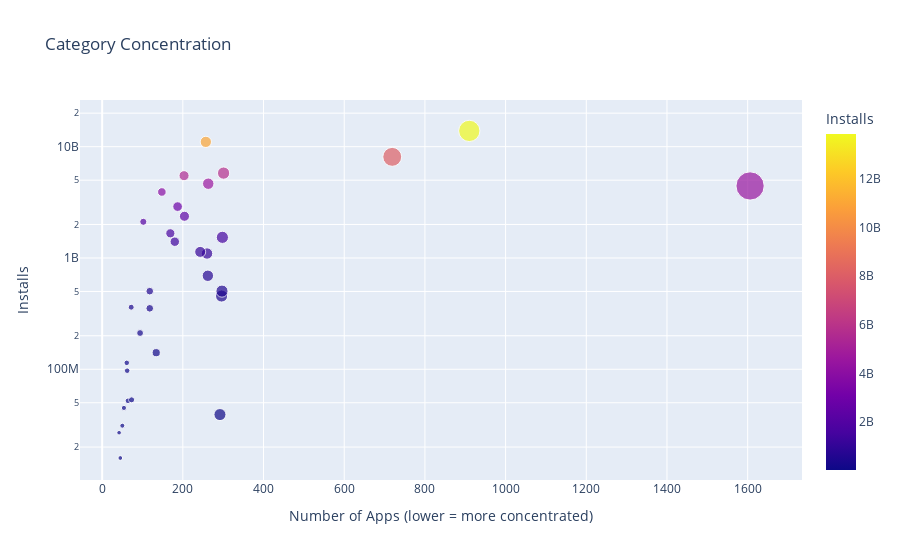

Notebook code cell kept with this figure:
### Code cell
scatter = px.scatter(category_df, x='App', y='Installs', title='Category Concentration', size='App', hover_name=category_df.index, color='Installs')
scatter.update_layout(xaxis_title='Number of Apps (lower = more concentrated)', yaxis_title='Installs', yaxis=dict(type='log'))
scatter.show()

### Figure 1 — Plotly figure (JSON) as saved in the notebook; plotly's stock layout.template omitted (floating-point values rounded to 4 significant figures)
{"data": [{"hovertemplate": "<b>%{hovertext}</b><br><br>App=%{marker.size}<br>Installs=%{marker.color}<extra></extra>", "hovertext": ["EVENTS", "BEAUTY", "PARENTING", "MEDICAL", "COMICS", "LIBRARIES_AND_DEMO", "AUTO_AND_VEHICLES", "HOUSE_AND_HOME", "ART_AND_DESIGN", "DATING", "FOOD_AND_DRINK", "EDUCATION", "WEATHER", "FINANCE", "MAPS_AND_NAVIGATION", "LIFESTYLE", "BUSINESS", "SPORTS", "HEALTH_AND_FITNESS", "SHOPPING", "PERSONALIZATION", "BOOKS_AND_REFERENCE", "ENTERTAINMENT", "NEWS_AND_MAGAZINES", "TRAVEL_AND_LOCAL", "VIDEO_PLAYERS", "FAMILY", "PHOTOGRAPHY", "SOCIAL", "PRODUCTIVITY", "TOOLS", "COMMUNICATION", "GAME"], "legendgroup": "", "marker": {"color": [15949410, 26916200, 31116110, 39162676, 44931100, 52083000, 53129800, 97082000, 114233100, 140912410, 211677750, 352852000, 361096500, 455249400, 503267560, 503611120, 692018120, 1096431465, 1134006220, 1400331540, 1532352930, 1665791655, 2113660000, 2369110650, 2894859300, 3916897200, 4437554490, 4649143130, 5487841475, 5788070180, 8099724500, 11039241530, 13858762717], "coloraxis": "coloraxis", "size": [45, 42, 50, 292, 54, 64, 73, 62, 61, 134, 94, 118, 72, 296, 118, 297, 262, 260, 243, 180, 298, 169, 102, 204, 187, 148, 1606, 263, 203, 301, 719, 257, 910], "sizemode": "area", "sizeref": 4.015, "symbol": "circle"}, "mode": "markers", "name": "", "orientation": "v", "showlegend": false, "type": "scatter", "x": [45, 42, 50, 292, 54, 64, 73, 62, 61, 134, 94, 118, 72, 296, 118, 297, 262, 260, 243, 180, 298, 169, 102, 204, 187, 148, 1606, 263, 203, 301, 719, 257, 910], "xaxis": "x", "y": [15949410, 26916200, 31116110, 39162676, 44931100, 52083000, 53129800, 97082000, 114233100, 140912410, 211677750, 352852000, 361096500, 455249400, 503267560, 503611120, 692018120, 1096431465, 1134006220, 1400331540, 1532352930, 1665791655, 2113660000, 2369110650, 2894859300, 3916897200, 4437554490, 4649143130, 5487841475, 5788070180, 8099724500, 11039241530, 13858762717], "yaxis": "y"}], "layout": {"coloraxis": {"colorbar": {"title": {"text": "Installs"}}, "colorscale": [[0, "#0d0887"], [0.1111, "#46039f"], [0.2222, "#7201a8"], [0.3333, "#9c179e"], [0.4444, "#bd3786"], [0.5556, "#d8576b"], [0.6667, "#ed7953"], [0.7778, "#fb9f3a"], [0.8889, "#fdca26"], [1, "#f0f921"]]}, "legend": {"itemsizing": "constant", "tracegroupgap": 0}, "title": {"text": "Category Concentration"}, "xaxis": {"anchor": "y", "domain": [0, 1], "title": {"text": "Number of Apps (lower = more concentrated)"}}, "yaxis": {"anchor": "x", "domain": [0, 1], "title": {"text": "Installs"}, "type": "log"}}}
